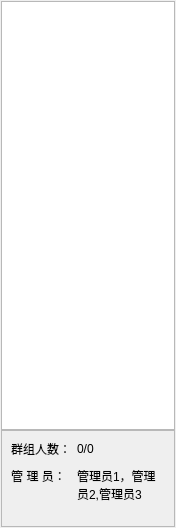
<?xml version="1.0" encoding="UTF-8"?>
<ui version="4.0">
 <class>Form</class>
 <widget class="QWidget" name="Form">
  <property name="geometry">
   <rect>
    <x>0</x>
    <y>0</y>
    <width>176</width>
    <height>528</height>
   </rect>
  </property>
  <property name="windowTitle">
   <string>Form</string>
  </property>
  <layout class="QVBoxLayout" name="verticalLayout" stretch="21,0">
   <property name="spacing">
    <number>0</number>
   </property>
   <property name="leftMargin">
    <number>1</number>
   </property>
   <property name="topMargin">
    <number>1</number>
   </property>
   <property name="rightMargin">
    <number>1</number>
   </property>
   <property name="bottomMargin">
    <number>1</number>
   </property>
   <item>
    <widget class="QListWidget" name="listWidget"/>
   </item>
   <item>
    <widget class="QFrame" name="frame">
     <property name="frameShape">
      <enum>QFrame::StyledPanel</enum>
     </property>
     <property name="frameShadow">
      <enum>QFrame::Raised</enum>
     </property>
     <layout class="QFormLayout" name="formLayout">
      <property name="rowWrapPolicy">
       <enum>QFormLayout::DontWrapRows</enum>
      </property>
      <property name="verticalSpacing">
       <number>9</number>
      </property>
      <item row="0" column="0">
       <widget class="QLabel" name="label">
        <property name="text">
         <string>群组人数：</string>
        </property>
        <property name="alignment">
         <set>Qt::AlignCenter</set>
        </property>
       </widget>
      </item>
      <item row="0" column="1">
       <widget class="QLabel" name="count">
        <property name="text">
         <string>0/0</string>
        </property>
       </widget>
      </item>
      <item row="1" column="0">
       <widget class="QLabel" name="label_3">
        <property name="text">
         <string>管 理 员：</string>
        </property>
        <property name="alignment">
         <set>Qt::AlignHCenter|Qt::AlignTop</set>
        </property>
       </widget>
      </item>
      <item row="1" column="1">
       <widget class="QLabel" name="admin">
        <property name="minimumSize">
         <size>
          <width>0</width>
          <height>50</height>
         </size>
        </property>
        <property name="text">
         <string>管理员1，管理员2,管理员3</string>
        </property>
        <property name="alignment">
         <set>Qt::AlignLeading|Qt::AlignLeft|Qt::AlignTop</set>
        </property>
        <property name="wordWrap">
         <bool>true</bool>
        </property>
       </widget>
      </item>
     </layout>
    </widget>
   </item>
  </layout>
 </widget>
 <resources/>
 <connections/>
</ui>
